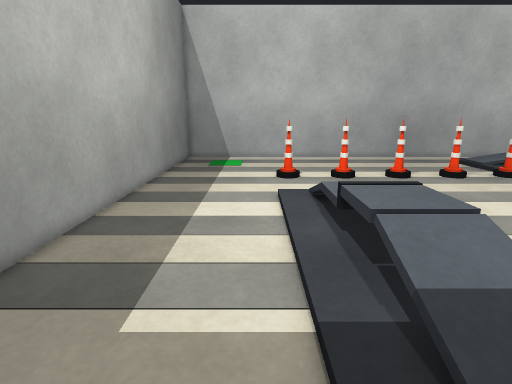
[1] (above)

19 first-person views from a walk through a robot-simulator world made for Webots. The camera is 0.96 m above the floor, tilts 14° down and sees 80° across. The floor is counted in squares, 0.25 m on a side. Each view is taken from the middle of a square. On the plan, view 1 faces up. The plan holds only what a view shows up to about 20 squares ahead; the rest is blank. Robots are left out.

[2]
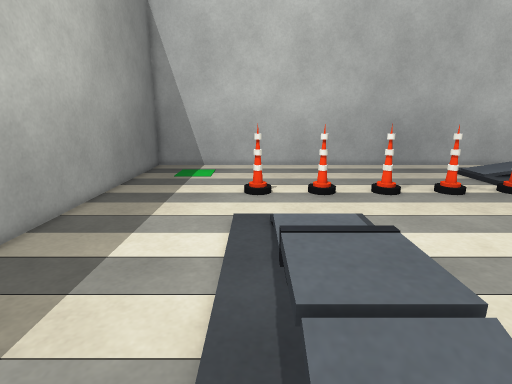

[3]
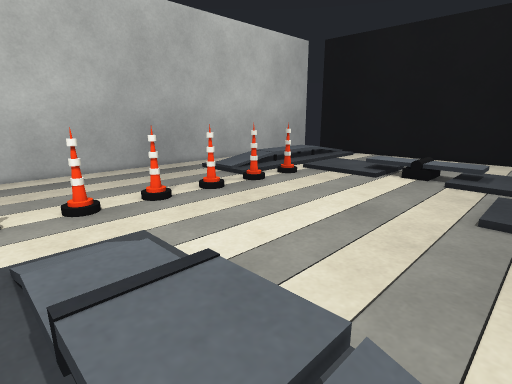

[4]
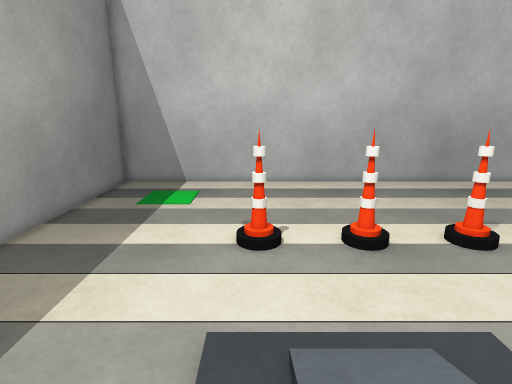

[5]
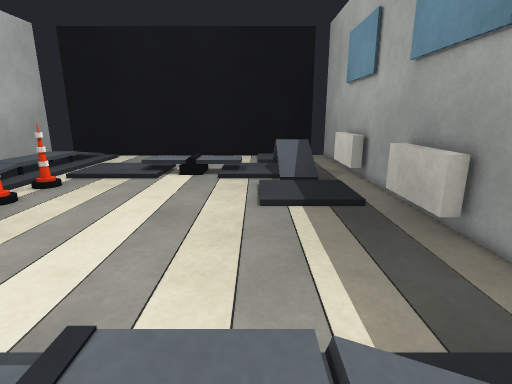

[6]
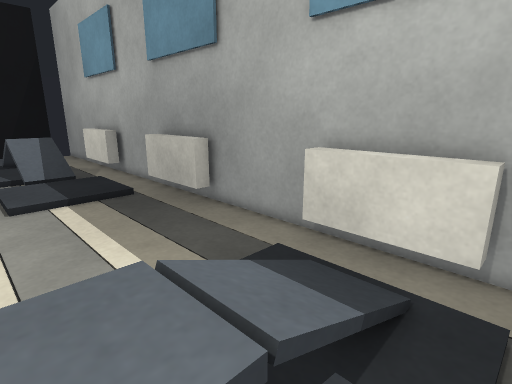

[7]
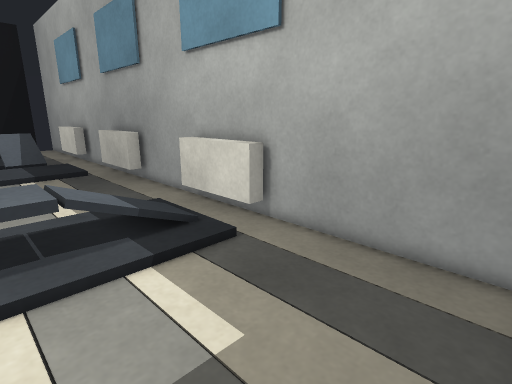

[8]
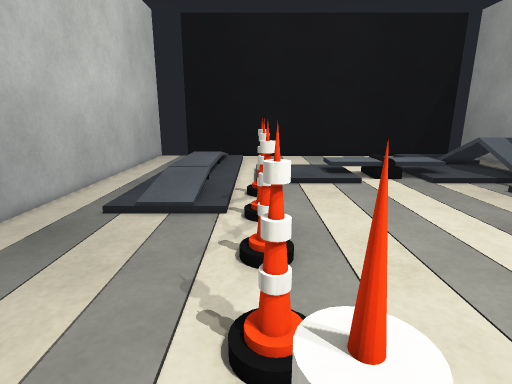

[9]
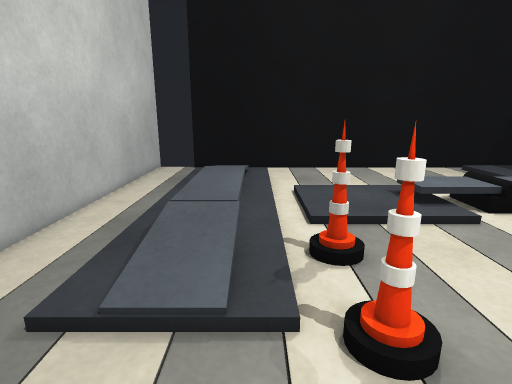

[10]
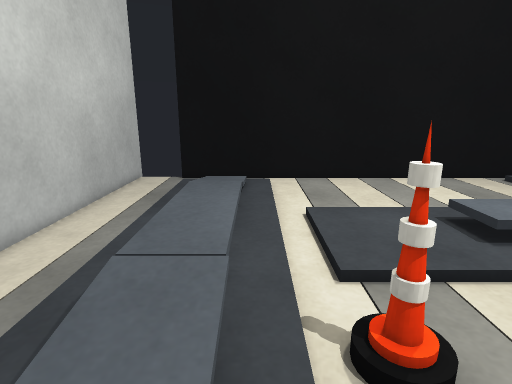

[11]
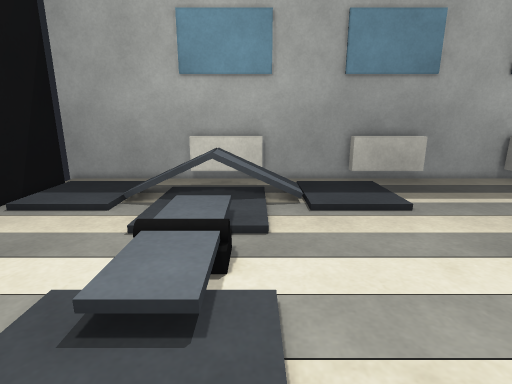

[12]
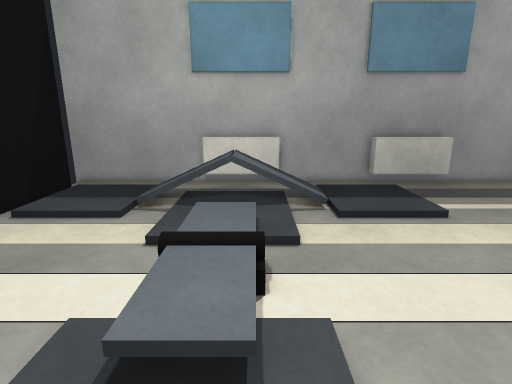

[13]
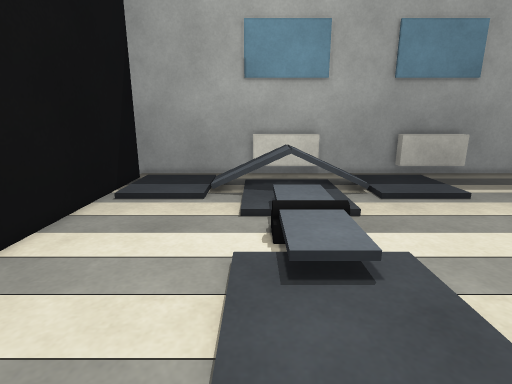

[14]
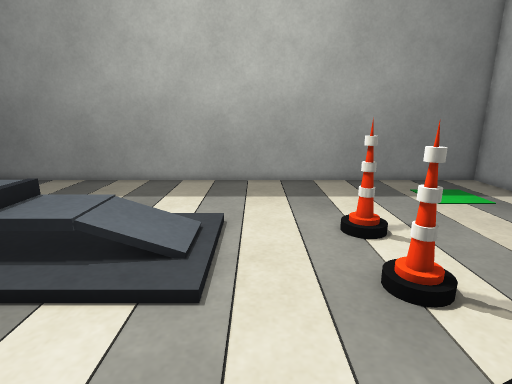

[15]
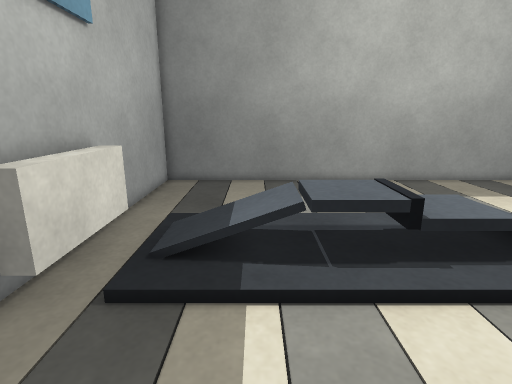

[16]
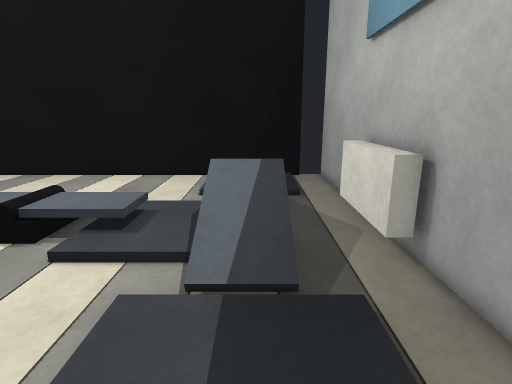

[17]
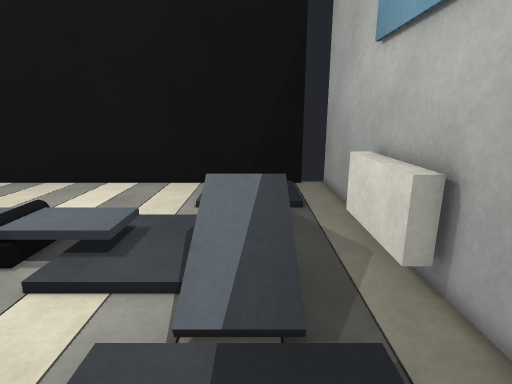

[18]
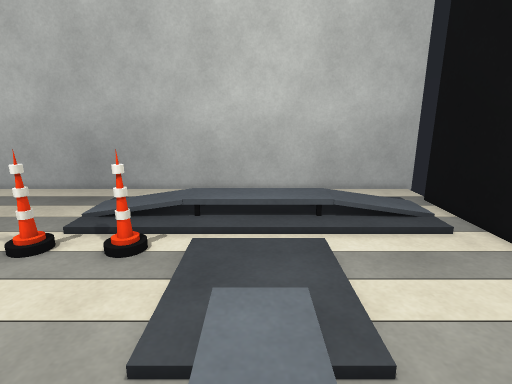

[19]
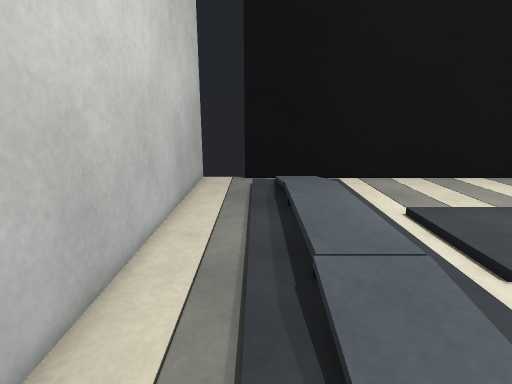

### Floor plan
Points are (right, up) in squares from view 1. A wall is a line through its corners. A room is listed if a view was taken in it or the views show most of it. See-through windows are left out.
Room 1 (views 1, 2, 3, 4, 5, 6, 7, 8, 9, 10, 11, 12, 13, 14, 15, 16, 17, 18, 19)
walls: (35.1, 1) (35.1, 26.8); (35.8, 29.5) (-6.5, 29.5) (-6.5, -0.5) (35.8, -0.5)
low walls: (5, 8.8) (2.5, 8.8); (2.5, 9.1) (4.1, 9.1); (12.2, -0.2) (12.2, 0.5) (16.8, 0.5) (16.8, -0.2); (22.6, -0.2) (22.6, 0.5) (27.2, 0.5); (1.8, -0.2) (1.8, 0.5) (6.4, 0.5) (6.4, -0.2)
objects: pole (2, 20); dark grey box (3, 6); dark grey box (3, 6) to (5, 8); dark grey box (3, 10) to (5, 11); dark grey box (3, 12); pole (6, 20); pole (9, 20); pole (13, 20); pole (16, 20) to (17, 20); pole (20, 20); dark grey box (26, 10); black cylinder (26, 12); dark grey box (26, 13)

Positions as (right, up) in squares from view 1, and headings:
1: (0, 0), facing up
2: (2, 3), facing up
3: (2, 5), facing up-right
4: (2, 10), facing up
5: (2, 7), facing right
6: (1, 8), facing down-right
7: (-6, 8), facing down-right
8: (5, 20), facing right
9: (12, 22), facing right
10: (16, 22), facing right
11: (23, 20), facing down
12: (24, 19), facing down
13: (27, 22), facing down
14: (12, 16), facing left
15: (12, 5), facing left
16: (15, 4), facing right
17: (16, 4), facing right
18: (25, 9), facing up
19: (16, 26), facing right
